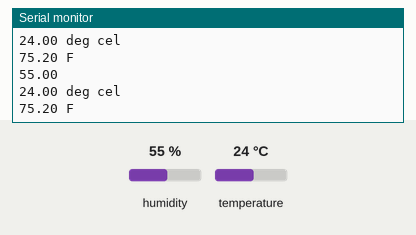
Bench run of a sketch on a simulated Arduino Uno, built with avr-gcc and run on an emulated ATmega328P. Parts: the last lines printed to the serial monitor. The test bench sets the inputs (shaded band); at power-on: humidity 55 %, temperature 24 °C.

Above: at 4.8 s.
4.9 s: humidity set to 22 %
At 6.5 s:
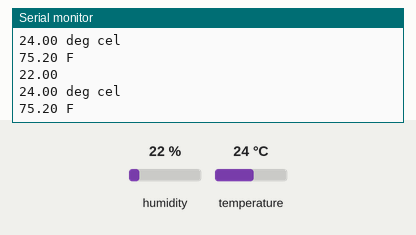
7.9 s: temperature set to 12 °C
At 8.9 s:
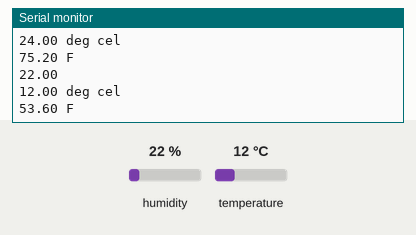
10.9 s: humidity set to 40 %
At 12.6 s:
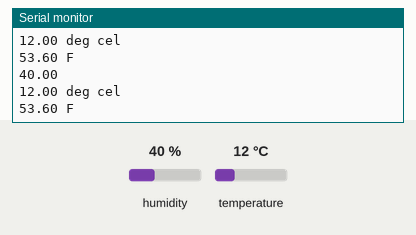
Timing chart, 0 to 14.1 s (numbered marks = the images above; inputs shaded):
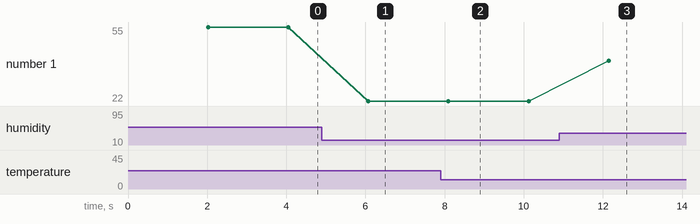

Measured:
- after the input at 4.9 s, the serial monitor: prints a new line after 1.2 s (image 1)
- after the input at 7.9 s, the serial monitor: prints a new line after 0.21 s (image 2)
- after the input at 10.9 s, the serial monitor: prints a new line after 1.2 s (image 3)
- plotted number 1: 55 → 22 after the input at 4.9 s, 22 → 40 after the input at 10.9 s

The sketch:

DHT11.ino
```cpp
//interfacing DHT11

#include "DHT.h"

#define DHTPIN 2     // Digital pin connected to the DHT sensor
#define DHTTYPE DHT22   // DHT 22

DHT dht(2, 11);

void setup() {
  Serial.begin(9600);
  Serial.println("DHT11 test!");
  dht.begin();
}

void loop() {
  // Wait a few seconds between measurements.
  delay(2000);


  float h = dht.readHumidity();

  float t = dht.readTemperature();//read temp in deg cel

  float f = dht.readTemperature(true);//read temp in faranheit

  Serial.println(h);
  Serial.print(t);
  Serial.println(" deg cel");
  Serial.print(f);
  Serial.println(" F");
}
```
